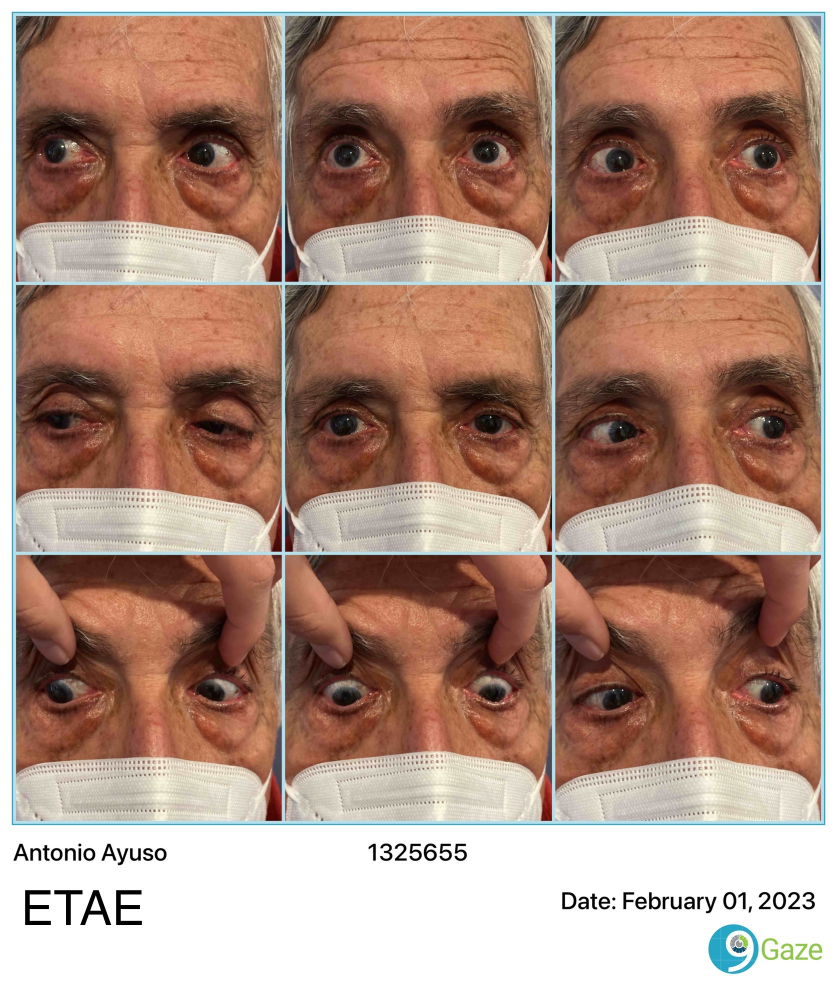
#> input picture Con estrabismo/IMG_1416.JPG, 1674 x 1975 px, given in place of IMG_1713.JPG, which was not available (shown at 1/2 size)
$ python crop_photos.py
#> lines starting #> are read from the running program, lines starting #| are printed output that depends on the picture; pictures that were not available may be replaced by others from this repository, and a replacement may not be noted
from PIL import Image

# Load the image
photo = 1713 # 1647, 1651, 1665, 1705, 1709, 1712, 1713
image = Image.open('Con estrabismo\IMG_{}.JPG'.format(photo))
#> image is the input picture: PIL image 1674x1975 RGB; mean R, G, B 174.6, 142.2, 126.8
bbox = (25, 25, 1710, 1710)
# Crop the sub-image
image = image.crop(bbox)
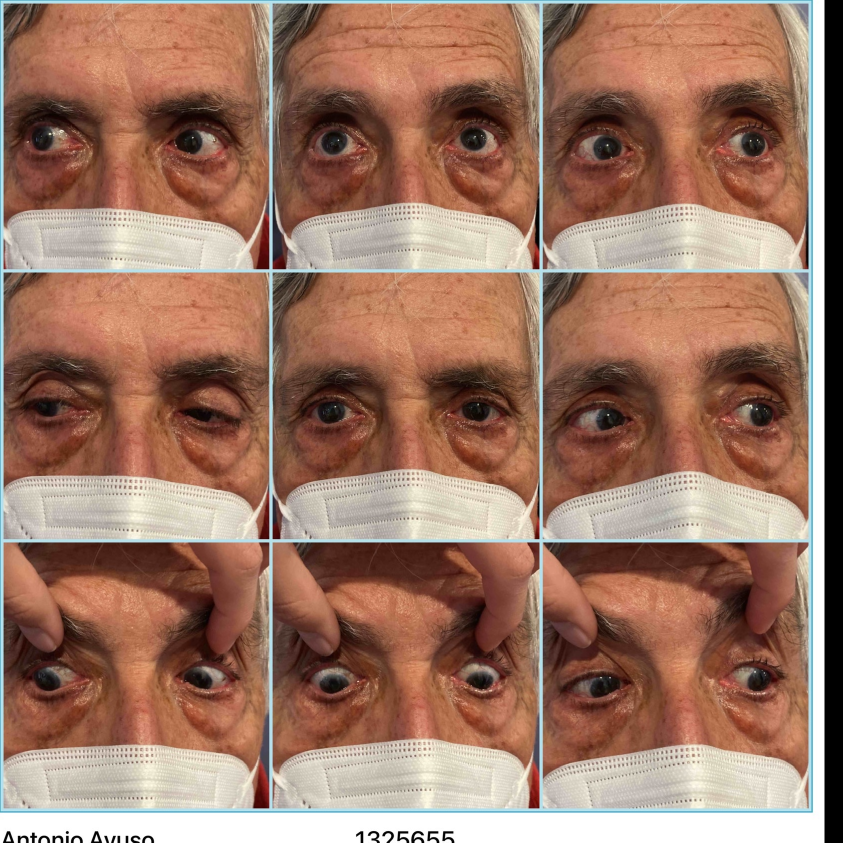
#> image: PIL image 1685x1685 RGB (shown at 1/2 size); mean R, G, B 158, 119.9, 102
image.save('prueba.jpg')

# Define the size of each sub-image
sub_image_width = image.width // 3
#> sub_image_width = 561
sub_image_height = image.height // 3
#> sub_image_height = 561

margin = 7
# Loop over each row and column in the grid
for row in range(3):
    for col in range(3):
        # Calculate the bounding box for the sub-image
        left = col * sub_image_width
        upper = row * sub_image_height
        right = (col + 1) * sub_image_width
        lower = (row + 1) * sub_image_height
        bbox = (left+margin, upper+margin, right-margin, lower-margin)

        # Crop the sub-image
        sub_image = image.crop(bbox)

        # Save the sub-image with a unique filename
        filename = f'Con estrabismo\crop\{photo}_{row}_{col}.jpg'
        sub_image.save(filename)
#> this loop made 3 passes
#> pass 1, `sub_image.save(filename)`:
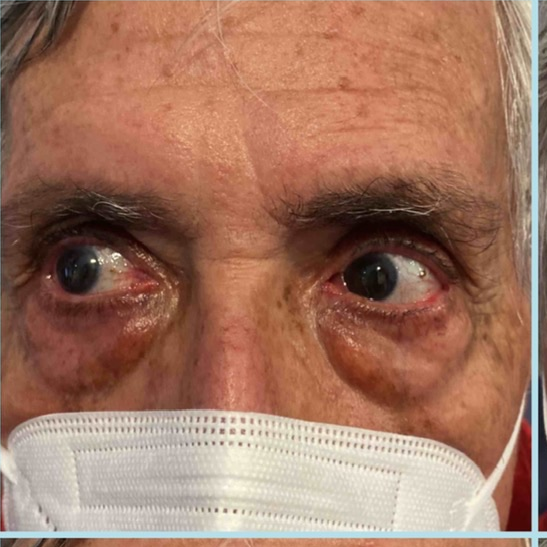
#> saved as 1713_0_0.jpg: PIL image 547x547 RGB; mean R, G, B 161.8, 118.1, 98
#> pass 1, `sub_image.save(filename)`:
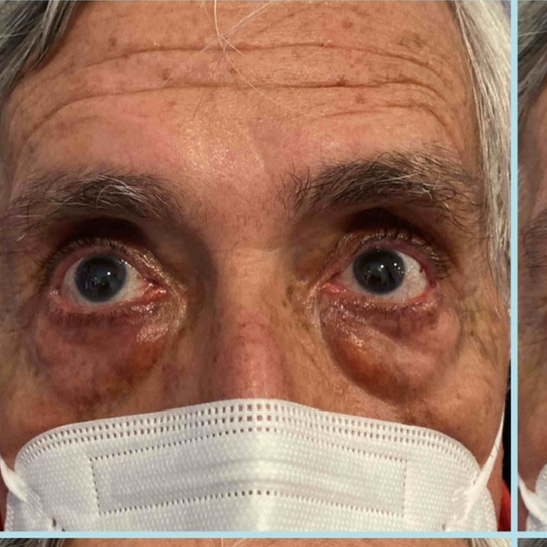
#> saved as 1713_0_1.jpg: PIL image 547x547 RGB; mean R, G, B 156.4, 115.6, 95.6
#> pass 1, `sub_image.save(filename)`:
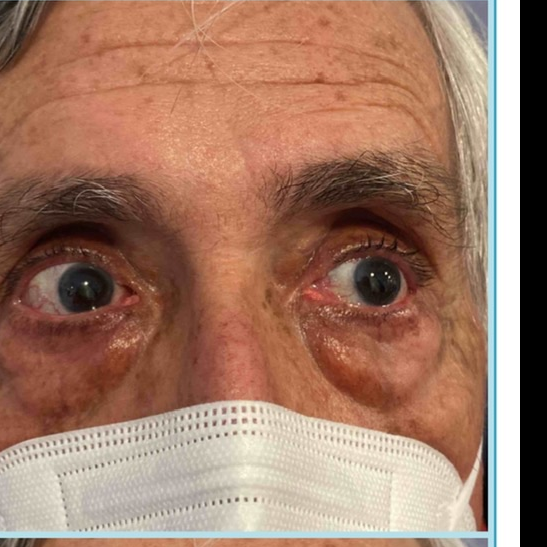
#> saved as 1713_0_2.jpg: PIL image 547x547 RGB; mean R, G, B 160.9, 121.9, 102.3
#> pass 2, `sub_image.save(filename)`:
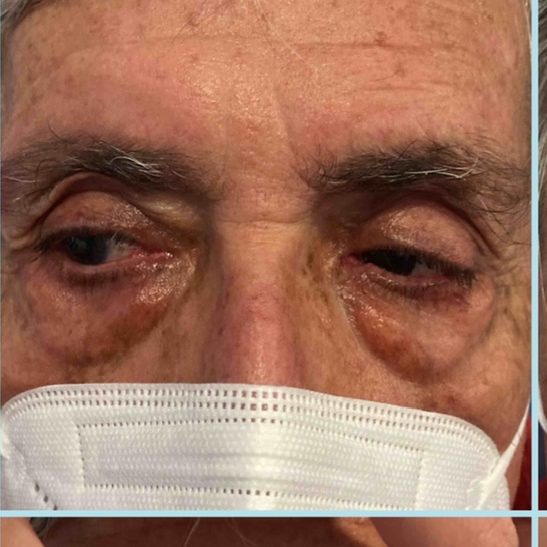
#> saved as 1713_1_0.jpg: PIL image 547x547 RGB; mean R, G, B 159.4, 115.4, 95.7
#> after the loop:
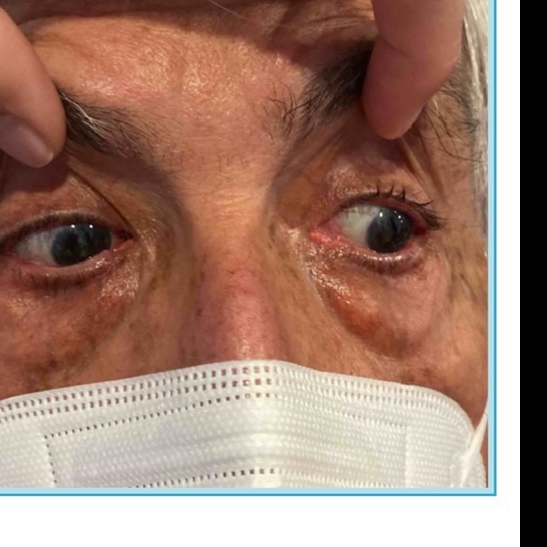
#> sub_image: PIL image 547x547 RGB; mean R, G, B 161.4, 127.3, 112.5

$ run again, on Con estrabismo/IMG_1665.JPG
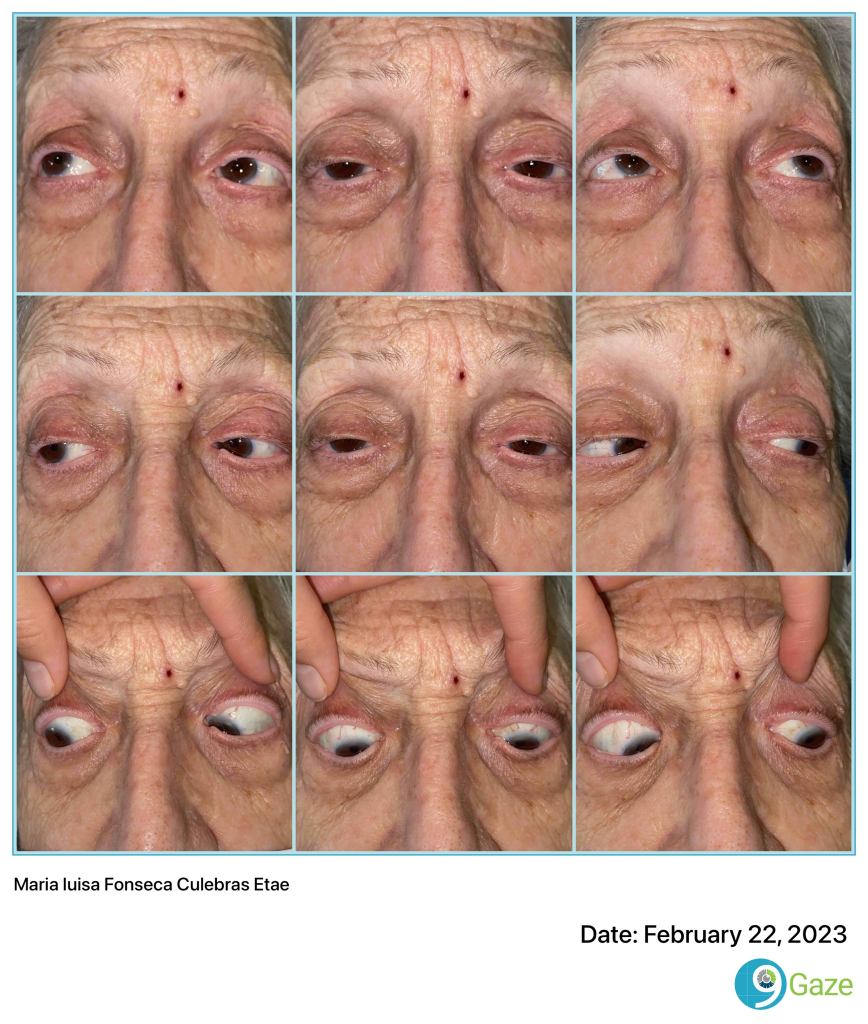
#> input picture Con estrabismo/IMG_1665.JPG, 1736 x 2048 px, given in place of IMG_1713.JPG, which was not available (shown at 1/2 size)
#> image is the input picture: PIL image 1736x2048 RGB; mean R, G, B 188.8, 152.7, 138.6
#> image: PIL image 1685x1685 RGB
#> the loop `for row in range(3):` made 3 passes
#> pass 1, `sub_image.save(filename)`:
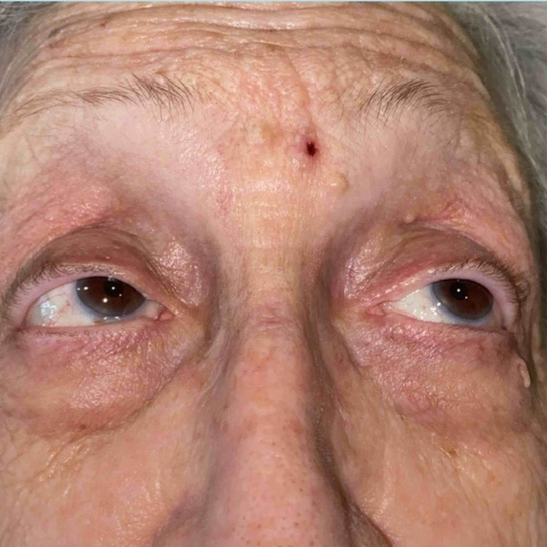
#> saved as 1713_0_2.jpg: PIL image 547x547 RGB; mean R, G, B 176, 128.2, 111.9
#> after the loop `for row in range(3):`:
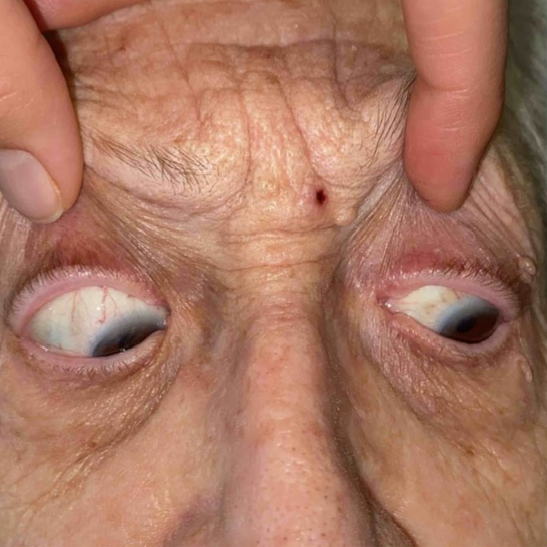
#> sub_image: PIL image 547x547 RGB; mean R, G, B 169.9, 118.6, 97.7

$ run again, on Con estrabismo/IMG_1705.JPG
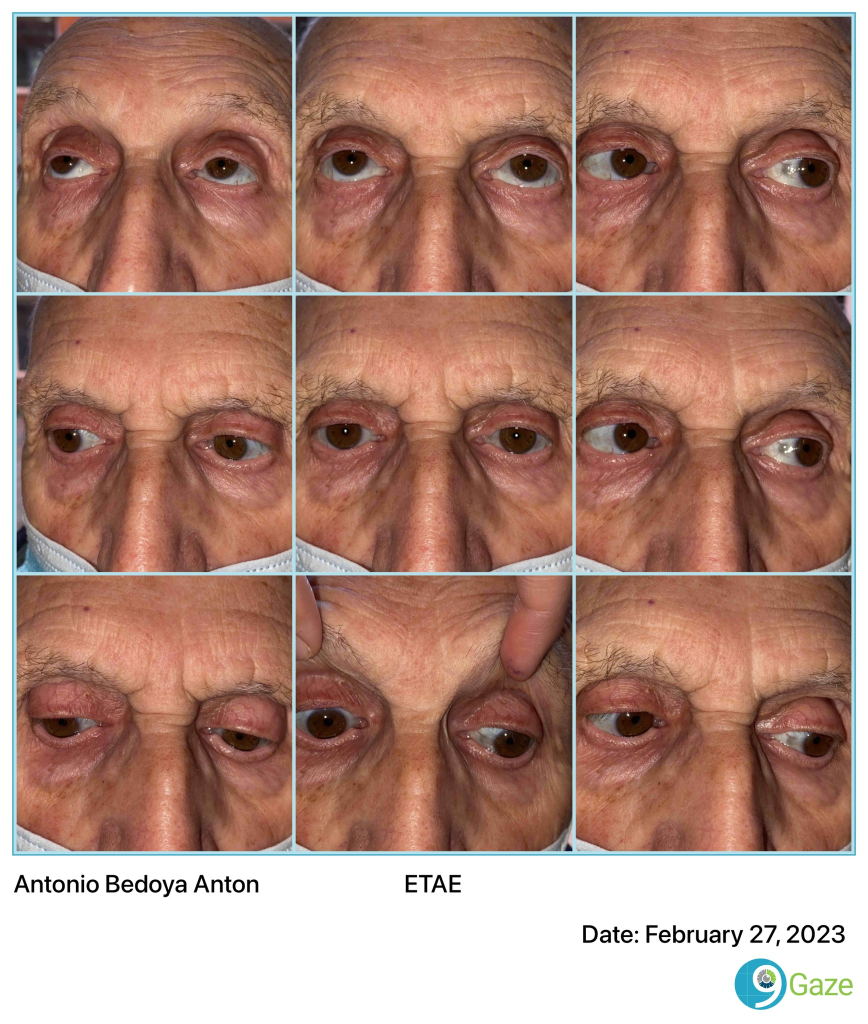
#> input picture Con estrabismo/IMG_1705.JPG, 1736 x 2048 px, given in place of IMG_1713.JPG, which was not available (shown at 1/2 size)
#> image is the input picture: PIL image 1736x2048 RGB; mean R, G, B 174.2, 134.5, 120.5
#> image: PIL image 1685x1685 RGB
#> the loop `for row in range(3):` made 3 passes
#> pass 1, `sub_image.save(filename)`:
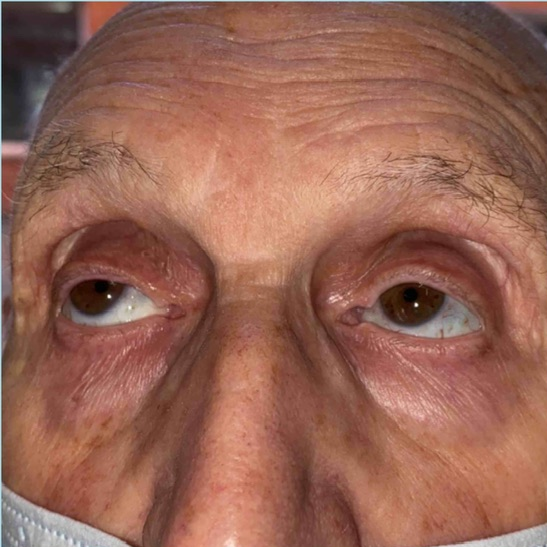
#> saved as 1713_0_0.jpg: PIL image 547x547 RGB; mean R, G, B 150.6, 100.2, 84.3
#> after the loop `for row in range(3):`:
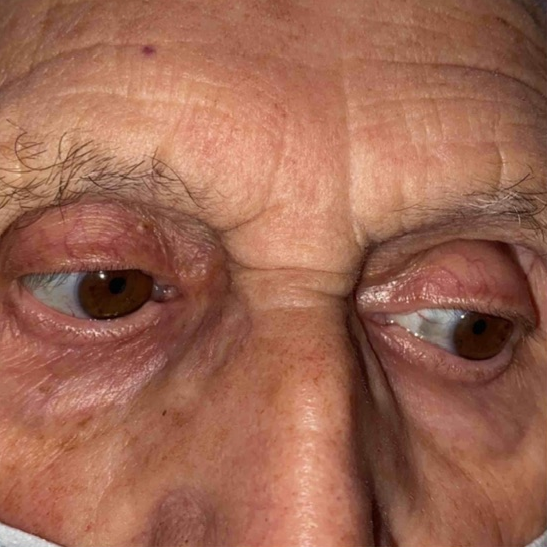
#> sub_image: PIL image 547x547 RGB; mean R, G, B 158.4, 102.8, 82.2
